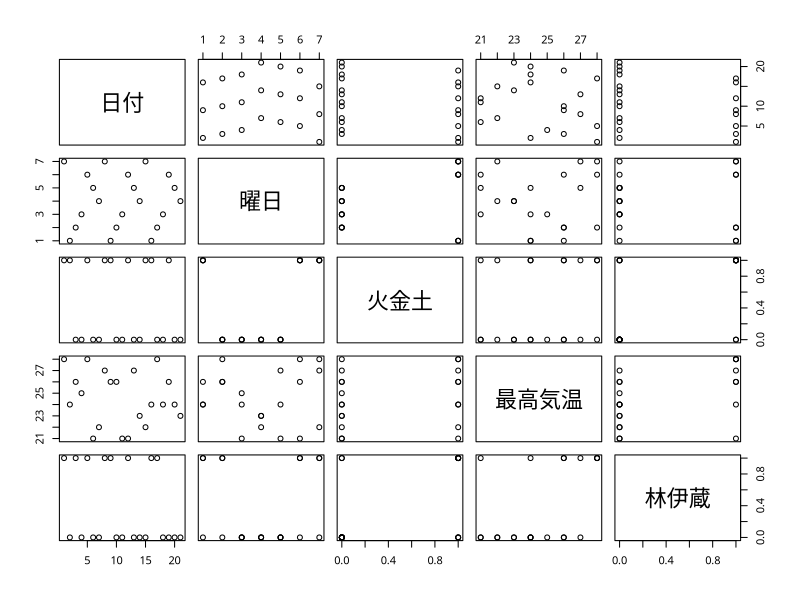
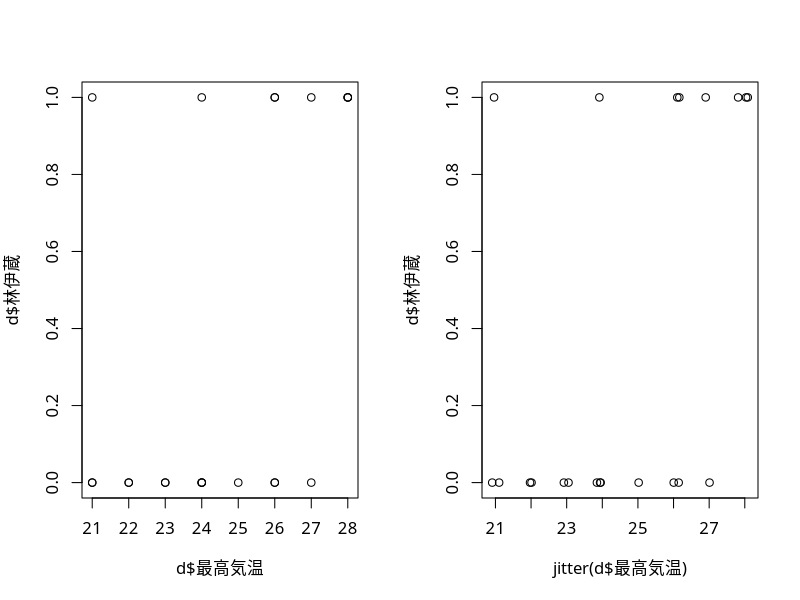
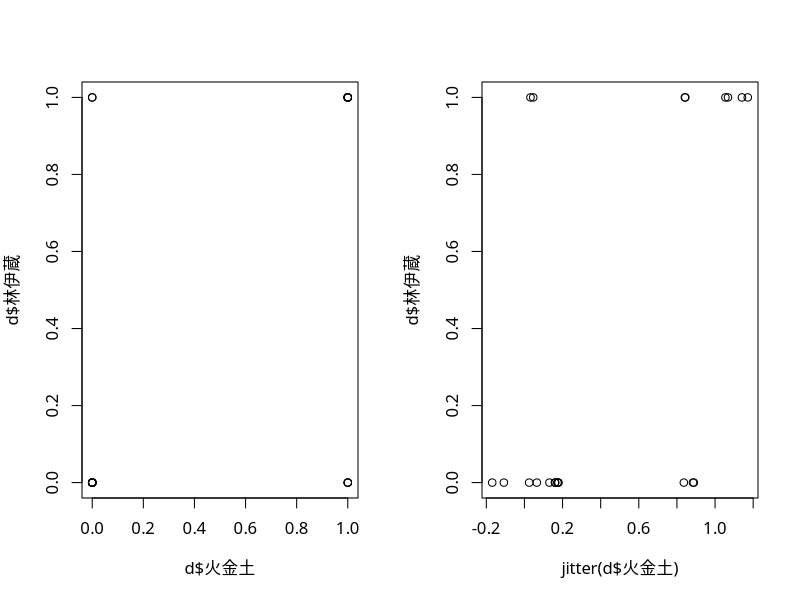

Here is the R script that generated these plots, in order:
##焼酎の例題
#データの確認
d <- read.csv("syoucyu.csv", fileEncoding="cp932")
head(d)
str(d)
summary(d)

#散布図
par(family="HiraginoSans-W3") #mac
plot(d) #わからないので一つずつ

par(mfrow = c(1,2))
plot(d$林伊蔵 ~ d$最高気温)
plot(d$林伊蔵 ~ jitter(d$最高気温)) #誤差加えて見やすく

plot(d$林伊蔵 ~ d$火金土)
plot(d$林伊蔵 ~ jitter(d$火金土)) #誤差加えて見やすく

#一般化線形回帰(GLM)で二項ロジスティック回帰
logi.rg <- glm(林伊蔵 ~ 火金土 + 最高気温, data=d,
                  family=binomial(link="logit"))
logi.rg

#判別正答率を出す
p <- predict(logi.rg, type="response")
#注意　type="response"が無いとpredictの返す値は線形予測子の値になる
yp <- ifelse(p < 0.5, "0", "1") #確率0.5未満を0,それ以外1
yp
t <- table(d$林伊蔵, yp) #テーブル
t
cr <- sum(diag(t))/sum(t)　#判別正答率(予測正答率でない)
cr

#回帰係数の検定など
summary(logi.rg)

#最高気温23度土曜日の予測
new.d <- data.frame(最高気温 = 23, 火金土 = 1)
new.d
predict(logi.rg, new.d, type="response")

#オッズ比の計算
exp(logi.rg$coefficients)[-1]
